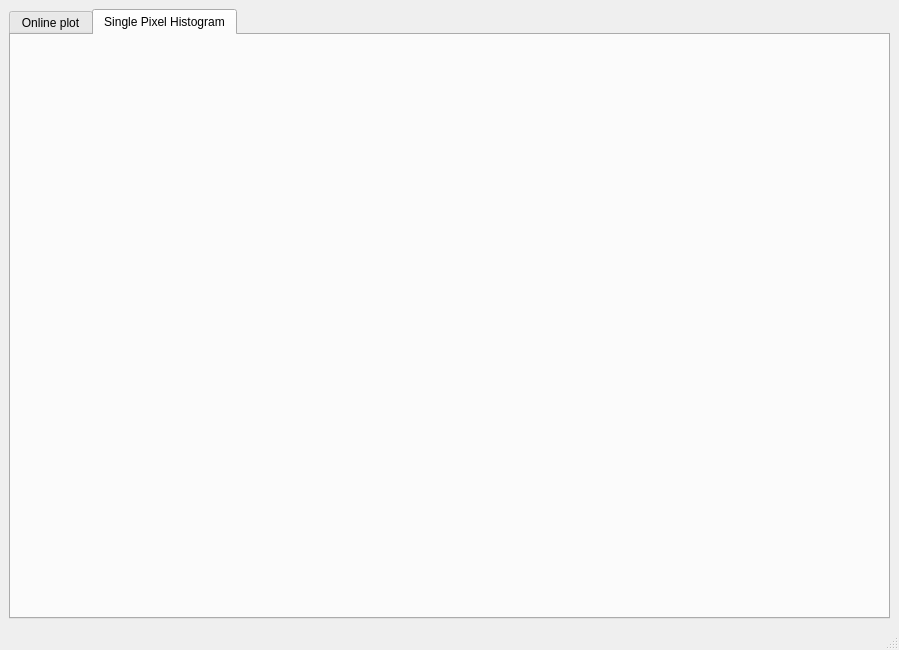
<?xml version="1.0" encoding="UTF-8"?>
<ui version="4.0">
 <class>MainWindow</class>
 <widget class="QMainWindow" name="MainWindow">
  <property name="geometry">
   <rect>
    <x>0</x>
    <y>0</y>
    <width>899</width>
    <height>650</height>
   </rect>
  </property>
  <property name="sizePolicy">
   <sizepolicy hsizetype="Preferred" vsizetype="Preferred">
    <horstretch>1</horstretch>
    <verstretch>1</verstretch>
   </sizepolicy>
  </property>
  <property name="windowTitle">
   <string>LinoSPAD2 Data Analysis</string>
  </property>
  <widget class="QWidget" name="centralwidget">
   <property name="sizePolicy">
    <sizepolicy hsizetype="Preferred" vsizetype="Preferred">
     <horstretch>1</horstretch>
     <verstretch>1</verstretch>
    </sizepolicy>
   </property>
   <layout class="QGridLayout" name="gridLayout_2">
    <item row="0" column="0">
     <widget class="QTabWidget" name="tabWidget">
      <property name="sizePolicy">
       <sizepolicy hsizetype="Expanding" vsizetype="Expanding">
        <horstretch>1</horstretch>
        <verstretch>1</verstretch>
       </sizepolicy>
      </property>
      <property name="currentIndex">
       <number>1</number>
      </property>
      <widget class="QWidget" name="tab">
       <property name="sizePolicy">
        <sizepolicy hsizetype="Preferred" vsizetype="Preferred">
         <horstretch>1</horstretch>
         <verstretch>1</verstretch>
        </sizepolicy>
       </property>
       <attribute name="title">
        <string>Online plot</string>
       </attribute>
       <layout class="QGridLayout" name="gridLayout"/>
      </widget>
      <widget class="QWidget" name="tab_2">
       <attribute name="title">
        <string>Single Pixel Histogram</string>
       </attribute>
      </widget>
     </widget>
    </item>
   </layout>
  </widget>
  <widget class="QMenuBar" name="menubar">
   <property name="geometry">
    <rect>
     <x>0</x>
     <y>0</y>
     <width>899</width>
     <height>26</height>
    </rect>
   </property>
  </widget>
  <widget class="QStatusBar" name="statusbar"/>
 </widget>
 <resources/>
 <connections/>
</ui>
